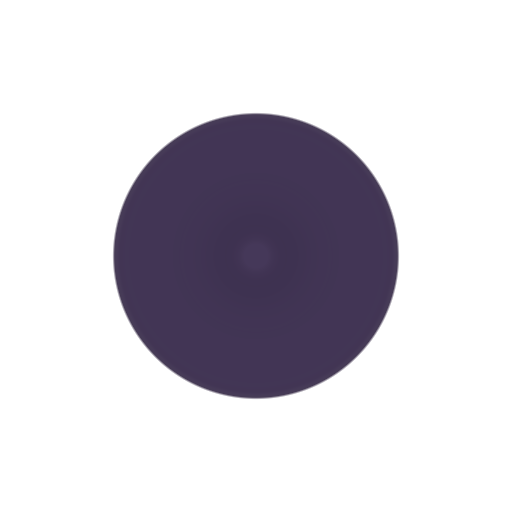
#> input picture assets/knob/cap.png, 512 x 512 px, given in place of shadow.png, which was not available
$ python knob_preview.py
#> lines starting #> are read from the running program, lines starting #| are printed output that depends on the picture
"""Composite des calques du potard (même logique que nh::Knob) pour contrôle visuel / GIF."""
import os, sys, math
import numpy as np
from PIL import Image
HERE = os.path.dirname(os.path.abspath(__file__)); K = os.path.join(os.path.dirname(HERE), 'assets', 'knob')
L = {n: Image.open(os.path.join(K, n + '.png')).convert('RGBA') for n in ['shadow', 'crown', 'cap', 'highlight', 'marker_off', 'marker_on', 'marker_glow']}
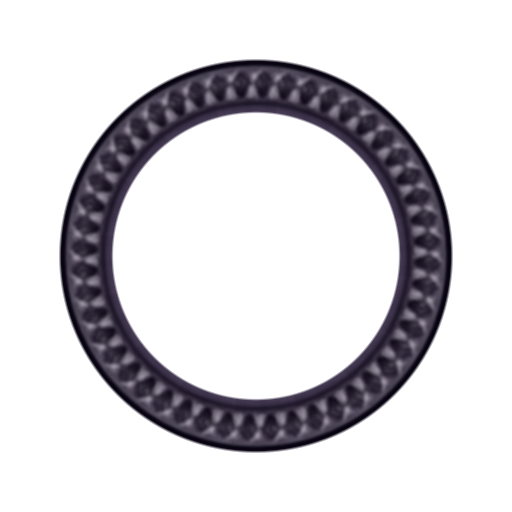
#> input picture assets/knob/crown.png, 512 x 512 px
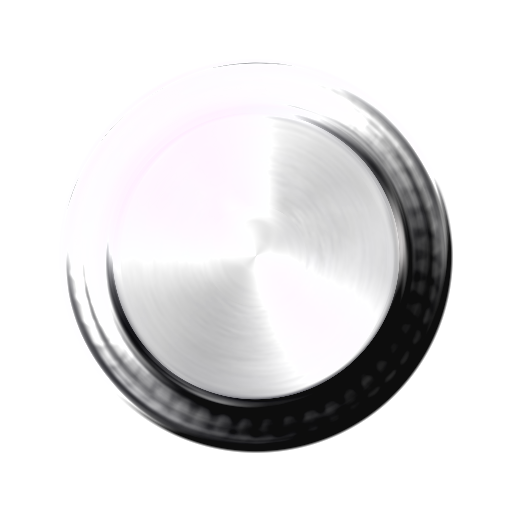
#> input picture assets/knob/highlight.png, 512 x 512 px
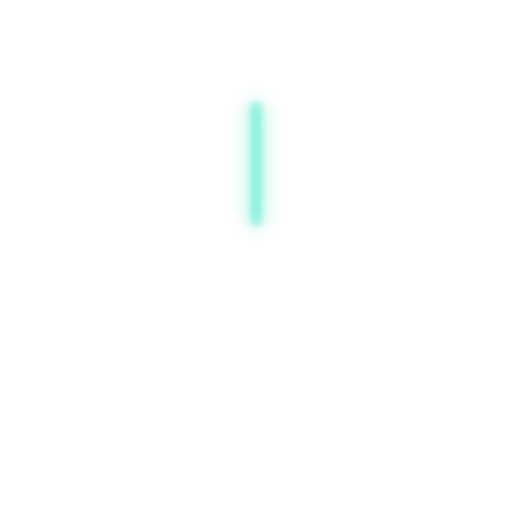
#> input picture assets/knob/marker_glow.png, 512 x 512 px

def rot(im, deg, blur_deg=0.0, n=1):
    if abs(blur_deg) <= 0.5: return im.rotate(-deg, resample=Image.BICUBIC)
    acc = None; k = max(4, min(28, int(math.ceil(abs(blur_deg) / 1.5)) + 1))   # pas de 1,5° : ni stroboscope ni repère dédoublé
    for i in range(k):
        r = np.asarray(im.rotate(-(deg - blur_deg * i / (k - 1)), resample=Image.BICUBIC)).astype(np.float32)
        r[..., :3] *= r[..., 3:4] / 255
        acc = r if acc is None else acc + r
    acc /= k
    a = acc[..., 3:4]
    acc[..., :3] = np.where(a > 0.5, acc[..., :3] / np.maximum(a, 1e-3) * 255, 0)
    return Image.fromarray(np.clip(acc, 0, 255).astype(np.uint8), 'RGBA')

def knob(deg, light=1.0, glow=1.0, blur_deg=0.0, bg=None, size=None):
    N = L['crown'].size[0]
    base = Image.new('RGBA', (N, N), (0, 0, 0, 0)) if bg is None else bg.copy()
    off = int(0.025 * N)
    sh = rot(L['shadow'], deg)
    base.alpha_composite(sh, (off, off))
    # bloc qui tourne (matière) -> reflets fixes -> repère (rainure, point peint, trait lumineux : au-dessus des reflets,
    # une lumière émise n'est pas assombrie par le reflet du chapeau)
    stack = Image.new('RGBA', (N, N), (0, 0, 0, 0))
    for n in ['crown', 'cap']: stack.alpha_composite(L[n])
    base.alpha_composite(rot(stack, deg, blur_deg))
    base.alpha_composite(L['highlight'])
    mk = L['marker_off'].copy()
    if light > 0:
        on = L['marker_on'].copy(); on.putalpha(on.getchannel('A').point(lambda v: int(v * light)))
        mk.alpha_composite(on)
        g = L['marker_glow'].copy(); g.putalpha(g.getchannel('A').point(lambda v: int(v * light * glow)))
        mk.alpha_composite(g)
    base.alpha_composite(rot(mk, deg, blur_deg))
    return base if size is None else base.resize((size, size), Image.LANCZOS)

if __name__ == '__main__':
    out = sys.argv[1] if len(sys.argv) > 1 else '/tmp/claude-0'
    bg = Image.new('RGBA', (512, 512), (84, 66, 118, 255))
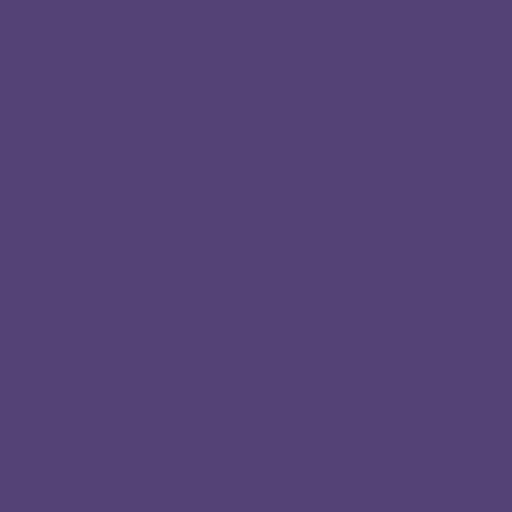
#> bg: PIL image 512x512 RGBA; mean R, G, B, A 84, 66, 118, 255
    row = Image.new('RGB', (512 * 4, 512))
#> row: PIL image 2048x512 RGB; every value is 0
    for i, (d, li) in enumerate([(-80, 1), (0, 1), (100, 1), (-80, 0)]):
        row.paste(knob(d, li, bg=bg).convert('RGB'), (512 * i, 0))
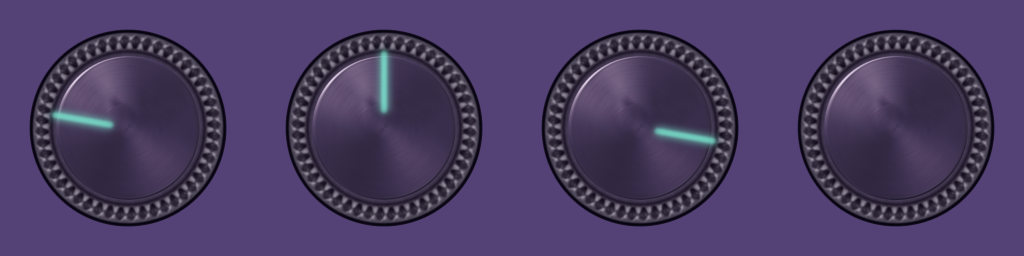
#> row: PIL image 2048x512 RGB (shown at 1/2 size); mean R, G, B 74.8, 61.2, 99.8
    row.resize((1024, 256), Image.LANCZOS).save(os.path.join(out, 'knob_row.png'))
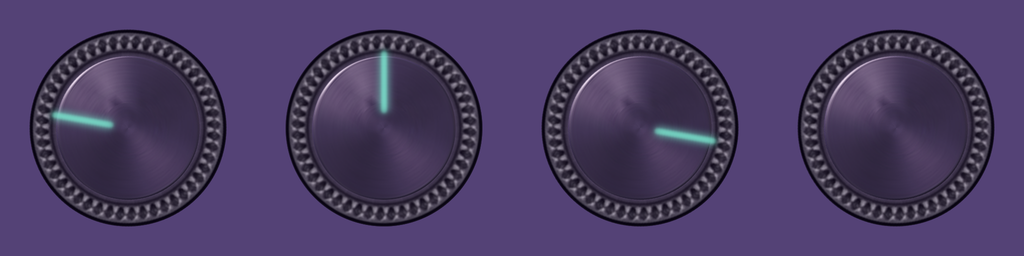
#> saved as knob_row.png: PIL image 1024x256 RGB; mean R, G, B 74.8, 61.2, 99.8
